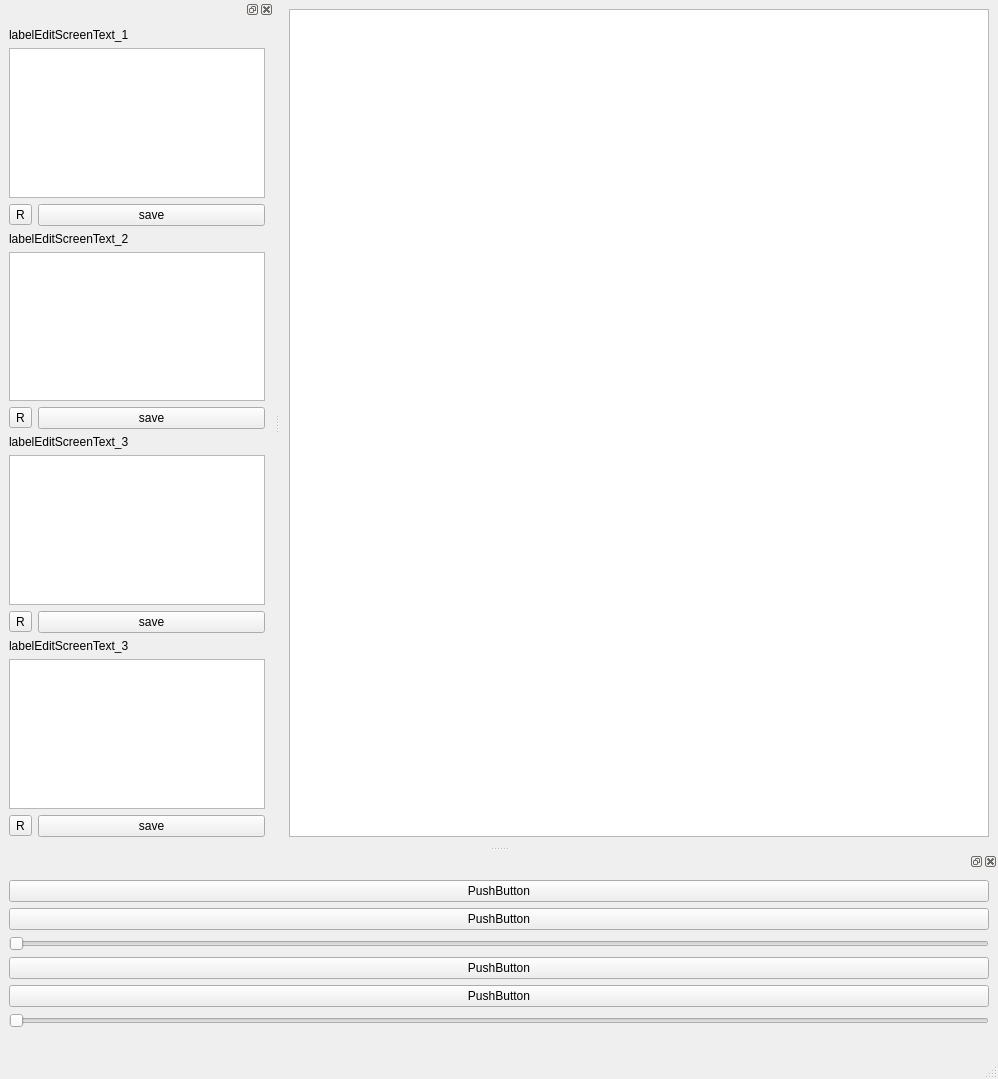
<?xml version="1.0" encoding="UTF-8"?>
<ui version="4.0">
 <class>MainWindow</class>
 <widget class="QMainWindow" name="MainWindow">
  <property name="geometry">
   <rect>
    <x>0</x>
    <y>0</y>
    <width>998</width>
    <height>1079</height>
   </rect>
  </property>
  <property name="sizePolicy">
   <sizepolicy hsizetype="Fixed" vsizetype="Preferred">
    <horstretch>0</horstretch>
    <verstretch>0</verstretch>
   </sizepolicy>
  </property>
  <property name="windowTitle">
   <string>MainWindow</string>
  </property>
  <property name="layoutDirection">
   <enum>Qt::LeftToRight</enum>
  </property>
  <widget class="QWidget" name="centralwidget">
   <layout class="QGridLayout" name="gridLayout">
    <item row="1" column="0">
     <widget class="QListWidget" name="listWidget"/>
    </item>
   </layout>
  </widget>
  <widget class="QMenuBar" name="menubar">
   <property name="geometry">
    <rect>
     <x>0</x>
     <y>0</y>
     <width>998</width>
     <height>26</height>
    </rect>
   </property>
  </widget>
  <widget class="QStatusBar" name="statusbar"/>
  <widget class="QDockWidget" name="dockWidgetTextBlocks">
   <attribute name="dockWidgetArea">
    <number>1</number>
   </attribute>
   <widget class="QWidget" name="DockWidgetContent">
    <layout class="QGridLayout" name="gridLayout_2">
     <item row="0" column="0">
      <layout class="QVBoxLayout" name="verticalLayout">
       <item>
        <widget class="QLabel" name="labelEditscreen_1">
         <property name="text">
          <string>labelEditScreenText_1</string>
         </property>
        </widget>
       </item>
       <item>
        <widget class="QPlainTextEdit" name="plainTextEdit_1"/>
       </item>
       <item>
        <layout class="QFormLayout" name="formLayout_3">
         <item row="0" column="0">
          <widget class="QToolButton" name="refreshButtonEditbox_1">
           <property name="text">
            <string>R</string>
           </property>
          </widget>
         </item>
         <item row="0" column="1">
          <widget class="QPushButton" name="SaveButtonText_1">
           <property name="text">
            <string>save</string>
           </property>
          </widget>
         </item>
        </layout>
       </item>
       <item>
        <widget class="QLabel" name="labelEditscreen_2">
         <property name="text">
          <string>labelEditScreenText_2</string>
         </property>
        </widget>
       </item>
       <item>
        <widget class="QPlainTextEdit" name="plainTextEdit_2"/>
       </item>
       <item>
        <layout class="QFormLayout" name="formLayout_4">
         <item row="0" column="0">
          <widget class="QToolButton" name="refreshButtonEditbox_2">
           <property name="text">
            <string>R</string>
           </property>
          </widget>
         </item>
         <item row="0" column="1">
          <widget class="QPushButton" name="SaveButtonText_2">
           <property name="text">
            <string>save</string>
           </property>
          </widget>
         </item>
        </layout>
       </item>
       <item>
        <widget class="QLabel" name="labelEditscreen_3">
         <property name="text">
          <string>labelEditScreenText_3</string>
         </property>
        </widget>
       </item>
       <item>
        <widget class="QPlainTextEdit" name="plainTextEdit_3"/>
       </item>
       <item>
        <layout class="QFormLayout" name="formLayout_5">
         <item row="0" column="0">
          <widget class="QToolButton" name="refreshButtonEditScreen_3">
           <property name="text">
            <string>R</string>
           </property>
          </widget>
         </item>
         <item row="0" column="1">
          <widget class="QPushButton" name="SaveButtonText_3">
           <property name="text">
            <string>save</string>
           </property>
          </widget>
         </item>
        </layout>
       </item>
       <item>
        <widget class="QLabel" name="labelEditscreen_4">
         <property name="text">
          <string>labelEditScreenText_3</string>
         </property>
        </widget>
       </item>
       <item>
        <widget class="QPlainTextEdit" name="plainTextEdit_4"/>
       </item>
       <item>
        <layout class="QFormLayout" name="formLayout_6">
         <item row="0" column="0">
          <widget class="QToolButton" name="refreshButtonEditbox_4">
           <property name="text">
            <string>R</string>
           </property>
          </widget>
         </item>
         <item row="0" column="1">
          <widget class="QPushButton" name="SaveButtonText_4">
           <property name="text">
            <string>save</string>
           </property>
          </widget>
         </item>
        </layout>
       </item>
      </layout>
     </item>
    </layout>
   </widget>
  </widget>
  <widget class="QDockWidget" name="dockWidgetTextBlocks_1">
   <attribute name="dockWidgetArea">
    <number>8</number>
   </attribute>
   <widget class="QWidget" name="DockWidgetContent_1">
    <layout class="QGridLayout" name="gridLayout_3">
     <item row="0" column="0">
      <layout class="QVBoxLayout" name="verticalLayout_1">
       <item>
        <layout class="QVBoxLayout" name="verticalLayout_3">
         <item>
          <widget class="QPushButton" name="listWidget_Save">
           <property name="text">
            <string>PushButton</string>
           </property>
          </widget>
         </item>
         <item>
          <widget class="QPushButton" name="pushButton_1">
           <property name="text">
            <string>PushButton</string>
           </property>
          </widget>
         </item>
         <item>
          <widget class="QSlider" name="horizontalSlider_Nmap_Random">
           <property name="orientation">
            <enum>Qt::Horizontal</enum>
           </property>
          </widget>
         </item>
         <item>
          <widget class="QPushButton" name="pushButton_2">
           <property name="text">
            <string>PushButton</string>
           </property>
          </widget>
         </item>
         <item>
          <widget class="QPushButton" name="pushButton_3">
           <property name="text">
            <string>PushButton</string>
           </property>
          </widget>
         </item>
         <item>
          <widget class="QSlider" name="horizontalSlider_Inurlbr_Pages">
           <property name="orientation">
            <enum>Qt::Horizontal</enum>
           </property>
          </widget>
         </item>
         <item>
          <spacer name="horizontalSpacer">
           <property name="orientation">
            <enum>Qt::Horizontal</enum>
           </property>
           <property name="sizeHint" stdset="0">
            <size>
             <width>40</width>
             <height>20</height>
            </size>
           </property>
          </spacer>
         </item>
        </layout>
       </item>
      </layout>
     </item>
    </layout>
   </widget>
  </widget>
 </widget>
 <resources>
  <include location="resource/Scanner.qrc"/>
 </resources>
 <connections/>
</ui>
